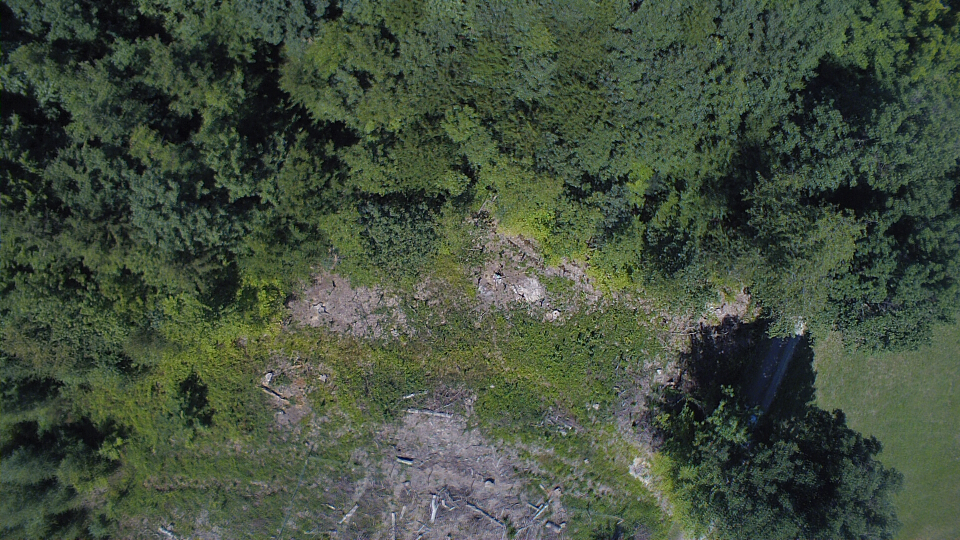
#> input picture Bilder/Eingabebilder/Bilder 16-07-22/Flugroute 2/YUN00002.jpg, 1920 x 1080 px, found by its file name (shown at 1/2 size)
$ python skript3_rgb.py
#> lines starting #> are read from the running program, lines starting #| are printed output that depends on the picture; long printed decimals are rounded
#> further down, im is the input picture: PIL image 1920x1080 RGB; mean R, G, B 66.6, 78.5, 61.5
#> (reads Programme/Skript 3 Referenzfarbtripel/gruentoene_alle_rgb.json from the repository)
### Programme/hilfsfunktionen.py
# Funktionen, die in verschiedenen Skripten an mehreren Stellen benötigt werden und daher in eine Extra-.Datei ausgelagert wurden

from PIL import Image
import numpy as np
import math

# [37 lines left out: function rgb_to_hsv, not called in this run]

def scale_image(im: Image, new_width : int):
    # im: Bild, das skaliert werden soll
    # new_width: Breite des Ausgabebildes. Wenn die Höhe des Ausgabebilds größer ist als die Breite, wird stattdessen die Höhe skaliert
    # GIbt das skalierte Image-Objekt zurück
#> called with new_width = 200
    if im.size[1] < im.size[0]:
        im = im.resize((new_width, round((new_width/im.size[0])*im.size[1])), resample=Image.BOX)
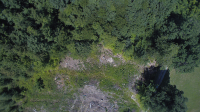
#> im: PIL image 200x112 RGB; mean R, G, B 66.6, 78.4, 61.5
        return im
    else:
        return im.resize((round((new_width/im.size[1])*im.size[0]), new_width), resample=Image.BOX)

# [5 lines left out: function scale_image_based_on_width, not called in this run]


def mark_area(pix, pixel_indices):
    # pix: Die Pixel eines Bildes als np array, flattened (zweidimensional)
    # pixel_indicies: Die Indices der Pixel, die weiß eingefärbt werden sollen
    # Gibt ein weiß eingefärbtes Bild als zweidimensionalen np array zurück
    pix = np.array(pix)
    pix_flattened = pix.reshape(pix.shape[0]*pix.shape[1], -1)
    print(pix_flattened)
    pix_flattened[pixel_indices] = np.array([255,255,255])
    return pix_flattened.reshape(pix.shape[0], pix.shape[1], 3)

def distance(obj1, obj2):
    # Berechnet die euklidische, ungewichtete Distanz zwischen zwei Skalaren oder Zahlen
    try:
        return math.sqrt(
            sum(
                [(obj2[i] - obj1[i]) ** 2 for i in range(len(obj1))]
            )
        )
    except TypeError:
        # Es handelt sich bei obj1 und obj2 um nicht skalare Objekte, also um Zahlen
        return abs(obj2 - obj1)

# [28 lines left out: functions crop_luftbild_to_waermebild, merge_luftbild_waermebild, not called in this run]

### Programme/skript3_rgb.py
# Dient zur Auswertung von Luftbildern
# Vom Skript ermittelte Parameter: Grünanteil und Braunanteil
# Funktionsweise: Findet Pixel, die "nahe" an gegebenen Referenzfarbtripeln liegen
# Parameter: Dateipfad zum Luftbild, max_distanz (float) und Dateipfad zu einer JSON Datei mit den gegebenen Referenzfarbtripeln

from PIL import Image
import numpy as np
import json
import matplotlib.pyplot as plt
import matplotlib.image as mpimg
import hilfsfunktionen

# Parameter
path_luftbild = "Bilder/Eingabebilder/Bilder 16-07-22/Flugroute 2/YUN00002.jpg" #Hier ist der Dateipfad zum Luftbild anzugeben, das ausgewertet werden soll
farbe = "grün"
if farbe == "grün":
    max_distanz = 15 #Maximaler euklidischer Abstand zwischen einem der vorgegeben Farbwerte und dem Farbwert eines Pixels, der im Farbbereich liegen soll
    farbwerte_json_path = "Programme/Skript 3 Referenzfarbtripel/gruentoene_alle_rgb.json"# Dateipfad der JSON-Datei, die die Referenzfarbtripel enthält
elif farbe == "braun":
    max_distanz = 14 #Maximaler euklidischer Abstand zwischen einem der vorgegeben Farbwerte und dem Farbwert eines Pixels, der im Farbbereich liegen solls
    farbwerte_json_path = "Programme/Skript 3 Referenzfarbtripel/brauntoene_alle_rgb.json"
assert farbe == "grün" or farbe == "braun"

def parse_image(im, *, new_size):
    """
    Bild einlesen und verarbeiten

    Args:
        im (Image): Zu verarbeitendes Bild
        new_size (int): Gibt die Breite an, auf die das Bild vor der Auswertung skaliert werden soll
    """
    global pix
    global pixel_count

    #im = hilfsfunktionen.crop_luftbild_to_waermebild(im)
    im = hilfsfunktionen.scale_image(im, new_size)
    pix = np.array(im) #Image-Objekt in 3-dimensionales np Array umwandeln

    if pix.shape[2] == 4:
        pix = np.delete(pix, 3, axis=2)
    if pix.shape[2] < 3:
        print("Fehler: Luftbild nicht farbig")
        exit()

    pix_flattened = pix.reshape(pix.shape[0]*pix.shape[1], -1) #3D auf 2D Array reduzieren, in dem die Farbtripel aller Pixel aneinandergereiht sind
    pixel_count = len(pix_flattened)
#> pixel_count = 22400
    return pix_flattened

def filter_pixels(im, farbtoene, _max_distanz, *, new_size=200):
    """
    Filtert alle Pixel heraus, die den gegebenen Referenz-Farbtönen ähneln
    Diese Funktion kann auch von anderen Skripten importiert und ausgeführt werden

    Args:
        im (Image): Das Bild, für das alle Indices zurückgegeben werden sollen
        farbtoene (list): Die Liste mit den gegebenen RGB-Referenzfarbtripeln
        _max_distanz (float): Maximaler Abstand zwischen zwei "ähnlichen" Farbtripeln
        new_size (int): Gibt die Breite an, auf die das Bild vor der Auswertung skaliert werden soll (standardmäßig 1080 Pixel)
    Returns:
        np.array: Indices aller Pixel, die den Referenz-Farbtönen ähneln
        np.array: Das Eingabebild als dreidimensionales numpy array
    """
    def pixel_in_farbbereich(pixel_farbe):
        """
        Ermittelt, ob ein Farbtripel einem der Referenzfarbtöne ähnelt

        Args:
            pixel_farbe (tuple or list): Das zu überprüfende RGB-Farbtripel
        Returns:
            boolean: Gibt True zurück, wenn pixel_farbe zu einem Referenz-Farbton einen Abstand kleiner gleich max_distanz hat, sonst False
        """
        for farbton in farbtoene:
            if hilfsfunktionen.distance(pixel_farbe, farbton) <= max_distanz:
                return True
#> this loop made 41 passes
#> farbton on passes 1 to 12: [21, 37, 32], [69, 80, 44], [90, 101, 70], [51, 67, 46], [37, 49, 20], [91, 110, 62], [97, 118, 69], [42, 67, 47], [81, 96, 65], [101, 120, 75], [16, 32, 27], [84, 100, 63]
#> this loop made 23 passes
#> this loop made 43 passes
#> this loop made 13 passes
#> this loop made 4 passes
#> this loop made 1 pass
#> this loop made 8 passes
#> this loop made 16 passes
#> this loop made 18 passes
#> this loop made 11 passes
#> this loop made 24 passes
#> this loop made 3 passes
#> this loop made 2 passes
#> this loop made 9 passes
#> this loop made 14 passes
        return False

    global max_distanz
    global pix_flattened

    max_distanz = _max_distanz
    pix_flattened = parse_image(im, new_size=new_size)

    in_farbbereich = np.array(list(map(pixel_in_farbbereich, pix_flattened)))
    index_farbbereich = np.where(in_farbbereich == True)[0]
#> index_farbbereich = 19195 values from 0 to 22399
    return index_farbbereich, pix

# Definieren globaler Variablen

pix = None
pix_flattened = None
pixel_count = None

if __name__ == "__main__":

    # Bild einlesen

    im = Image.open(path_luftbild)


    # Liste der gegebenen Referenz-Farbtripel aus JSON Datei einlesen

    with open(farbwerte_json_path, "r") as f:
        farbtoene = json.loads(f.read())

    # Pixel, deren Farbe Referenz-Farbtripeln "ähnelt", bestimmen und Ergebnis ausgeben

    pixel_indices, pix = filter_pixels(im, farbtoene, max_distanz)
#> pixel_indices = 19195 values from 0 to 22399
    print(f"[Skript 3] Anteil Pixel mit {farbe}en Farbtönen:", len(pixel_indices)*100 / pixel_count, "%")
#| [Skript 3] Anteil Pixel mit grünen Farbtönen: 85.692 %
    pix_marked = hilfsfunktionen.mark_area(pix, pixel_indices)
#> (printed output is left out)
#> in mark_area, `return pix_flattened.reshape(pix.shape[0], pix.shape[1], 3)`:
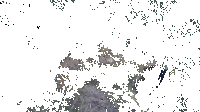
#> returned value: shape (112, 200, 3); mean of channels 0, 1, 2 233.1, 233.5, 233.3; drawn as R, G, B
    imgplot = plt.imshow(pix_marked)
    plt.title(f"[Skript 3] Pixel mit {farbe}en Farbtönen")
    plt.show()
